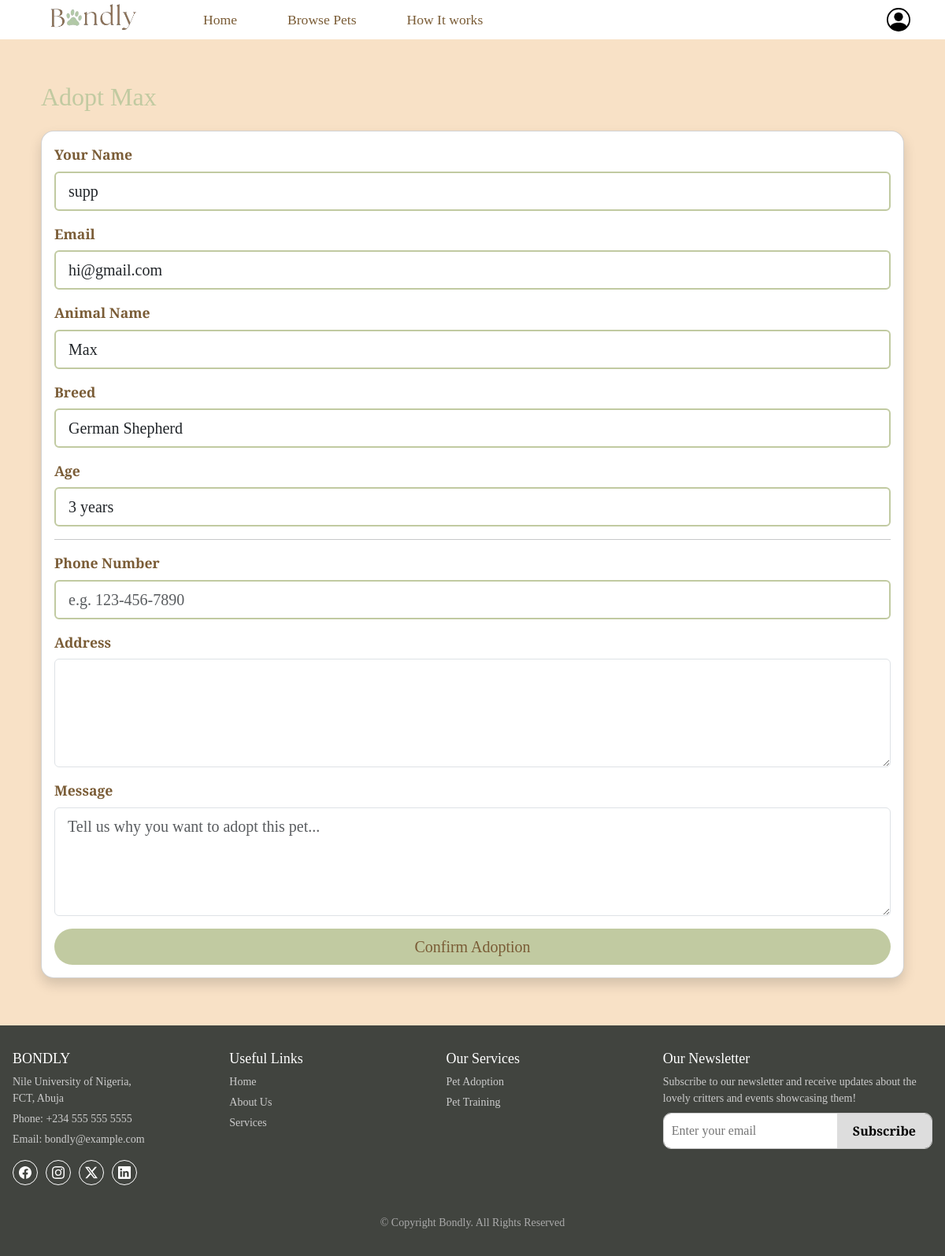
Screenshot of /adopt/2 (signed in) with the database file from the repository.
### website/models.py (models this page shows)
class User(db.Model, UserMixin):
    id = db.Column(db.Integer, primary_key=True)
    name = db.Column(db.String(150), nullable=False)
    email = db.Column(db.String(150), unique=True,nullable=False)
    password = db.Column(db.String(150), nullable=False)

class Animal(db.Model):
    id = db.Column(db.Integer, primary_key=True)
    name = db.Column(db.String(100), nullable=False)
    breed = db.Column(db.String(100), nullable=False)
    age = db.Column(db.Integer, nullable=False)
    image = db.Column(db.String(100), nullable=False)
    group_id = db.Column(db.Integer, db.ForeignKey('animal_group.id'), nullable=False)

### website/views.py (the view)
@views.route('/adopt/<int:animal_id>', methods=['GET', 'POST'])
@login_required
def adopt(animal_id):
    animal = Animal.query.get_or_404(animal_id)
    if request.method == 'POST':
        phone = request.form.get('phone')
        message = request.form.get('message')
        flash(f"Thank you {current_user.name}, your request to adopt {animal.name} has been received!", "success")
        return redirect(url_for('views.browse_pets'))
    return render_template('adopt.html', animal=animal)

### website/__init__.py (called while the page is built)
def create_app():
    app = Flask(__name__)
    app.config['SECRET_KEY'] = 'heyy'
    app.config['SQLALCHEMY_DATABASE_URI'] = f'sqlite:///{DB_NAME}'
    db.init_app(app)
    from .views import views
    from .auth import auth
    app.register_blueprint(views, url_prefix="/")
    app.register_blueprint(auth, url_prefix="/")
    from .models import User
    create_database(app)
    login_manager = LoginManager()
    login_manager.login_view = 'auth.login'
    login_manager.init_app(app)
    @login_manager.user_loader
    def load_user (id):
         return User.query.get(int(id))
    @app.context_processor
    def inject_user():
        return dict(user=current_user)
    return app

### website/templates/adopt.html (shortened to what this page needs)
{% extends "base.html" %}
{% block content %}
<div class="container mt-4 adoption-form">
  <h2 class="mb-4 adopt-animal">Adopt {{ animal.name }}</h2>
  <div class="card shadow rounded-4">
    <div class="card-body">
      <form method="POST" action="{{ url_for('views.adopt', animal_id=animal.id) }}">
        <div class="mb-3">
          <label class="form-label">Your Name</label>
          <input type="text" class="form-control form-control-lg rounded" value="{{ current_user.name }}" readonly>
        </div>
        <div class="mb-3">
          <label class="form-label">Email</label>
          <input type="email" class="form-control form-control-lg rounded" value="{{ current_user.email }}" readonly>
        </div>
        <div class="mb-3">
          <label class="form-label">Animal Name</label>
          <input type="text" class="form-control form-control-lg rounded" value="{{ animal.name }}" readonly>
        </div>
        <div class="mb-3">
          <label class="form-label">Breed</label>
          <input type="text" class="form-control form-control-lg rounded" value="{{ animal.breed }}" readonly>
        </div>
        <div class="mb-3">
          <label class="form-label">Age</label>
          <input type="text" class="form-control form-control-lg rounded" value="{{ animal.age }} years" readonly>
        </div>
        <hr>
        <div class="mb-3">
          <label for="phone" class="form-label">Phone Number</label>
          <input type="tel" class="form-control form-control-lg rounded" id="phone" name="phone" placeholder="e.g. 123-456-7890" required>
        </div>
        <div class="mb-3">
          <label for="message" class="form-label">Address</label>
          <textarea class="form-control form-control-lg rounded" id="message" name="message" rows="4"
             required></textarea>
        </div>
        <div class="mb-3">
          <label for="message" class="form-label">Message</label>
          <textarea class="form-control form-control-lg rounded" id="message" name="message" rows="4"
            placeholder="Tell us why you want to adopt this pet..." required></textarea>
        </div>
        <button type="submit" class="btn btn-success btn-lg w-100 rounded-pill adopt-btn">Confirm Adoption</button>
      </form>
    </div>
  </div>
</div>
{% endblock %}

### website/static/css/style.css (style rules this page uses)
:root { --sand-color: #f8e1c6; --text-color: #7a5c36; --accent-color: #c1caa1; --white-color: #ffffff; --footer-color: #41443f; --another-color: #ebe9e5; }
body { padding-top: 70px; background-color: var(--sand-color) !important; font-family: "Libre Baskerville", serif !important; font-weight: 400 !important; font-style: normal !important; }
.adoption-form { padding: 10px; margin-bottom: 50px; }
.adoption-form .adopt-animal { color: var(--accent-color); }
.adoption-form input { border: var(--accent-color) 2px solid; }
.adopt-btn { background-color: var(--accent-color) !important; border: var(--accent-color) !important; color: var(--text-color) !important; }
.adoption-form .form-label { font-weight: 600; font-size: 1.1rem; color: var(--text-color); }

### rows the page displays
User: name "supp", email "hi@gmail.com"
Animal: name "Max", breed "German Shepherd", age "3 years"
